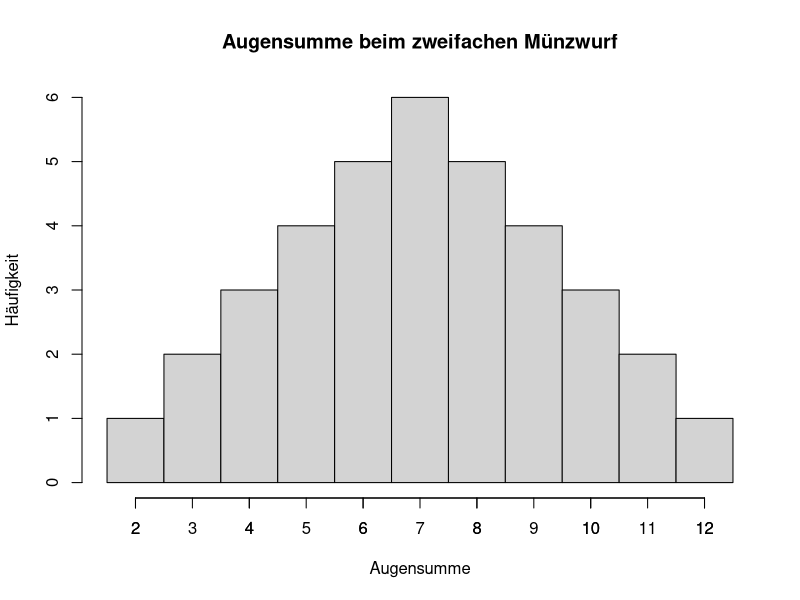
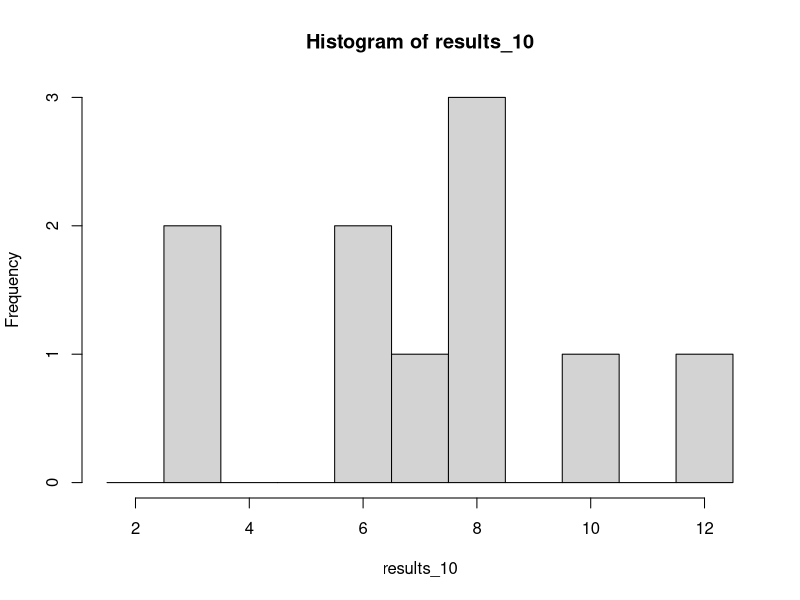
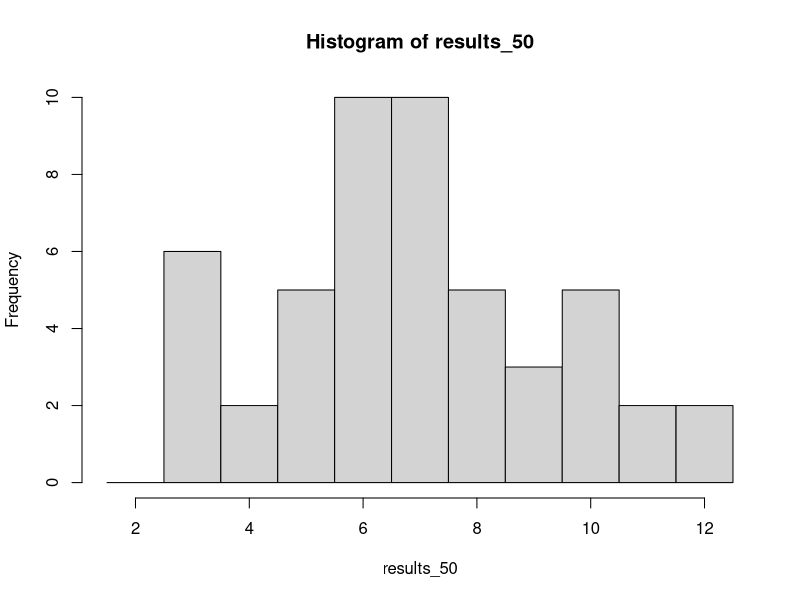
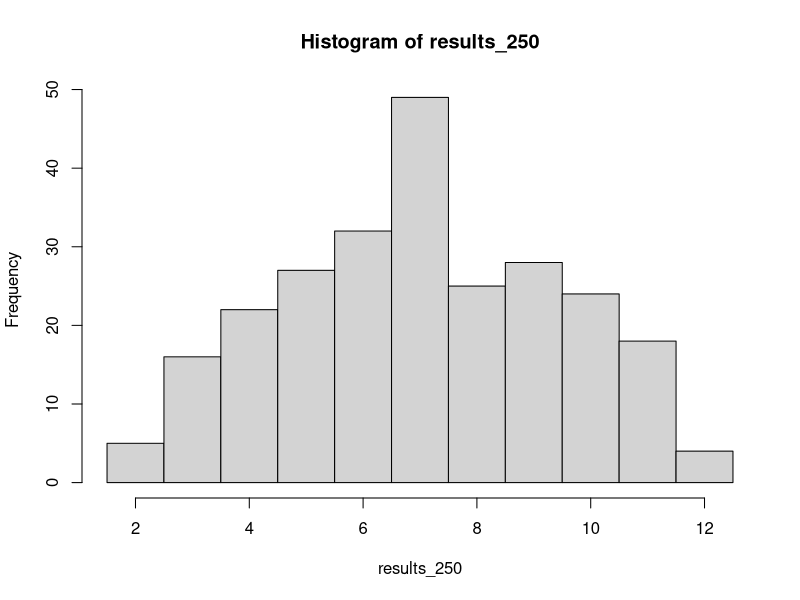
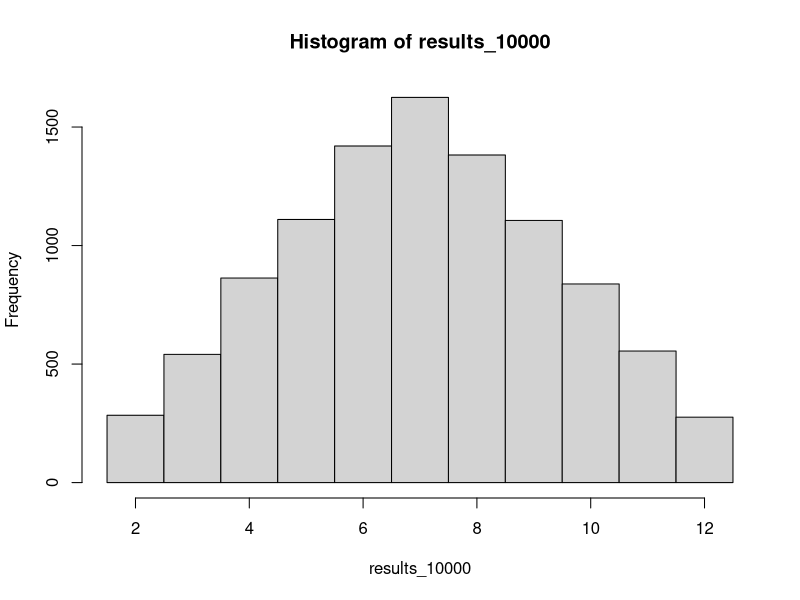
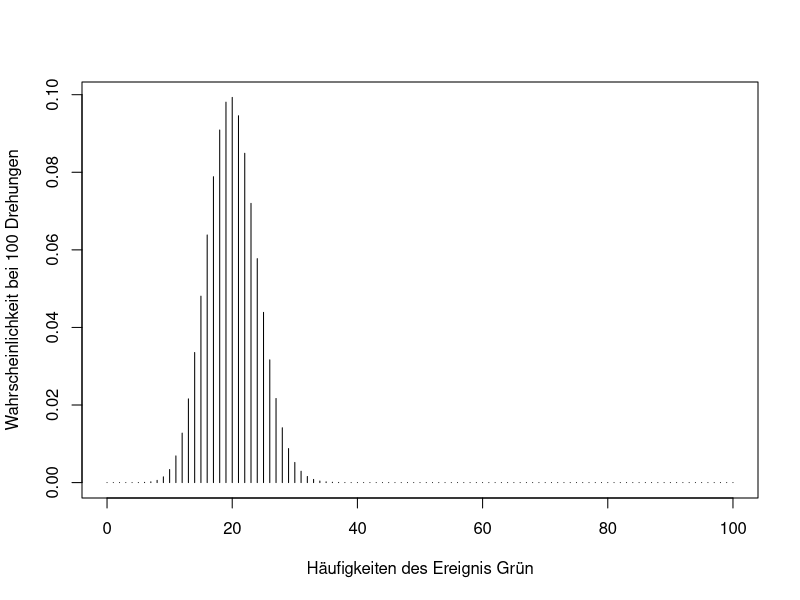
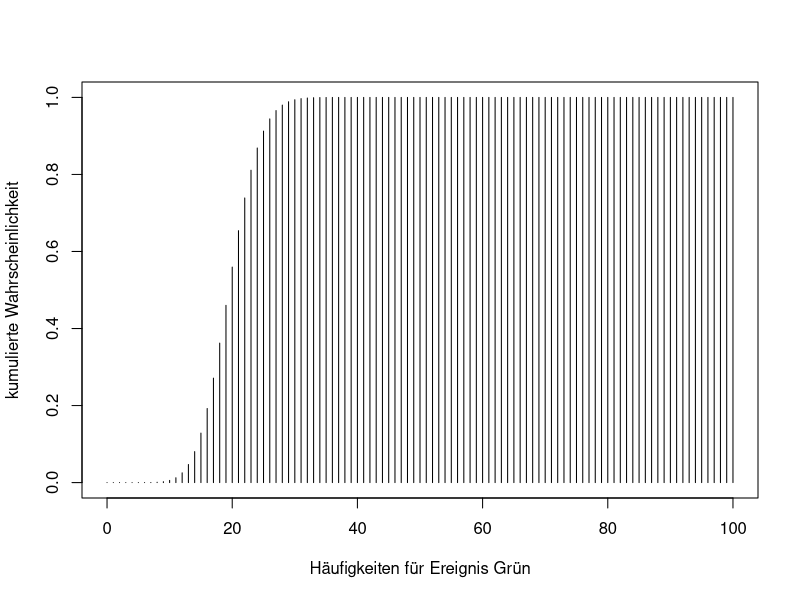
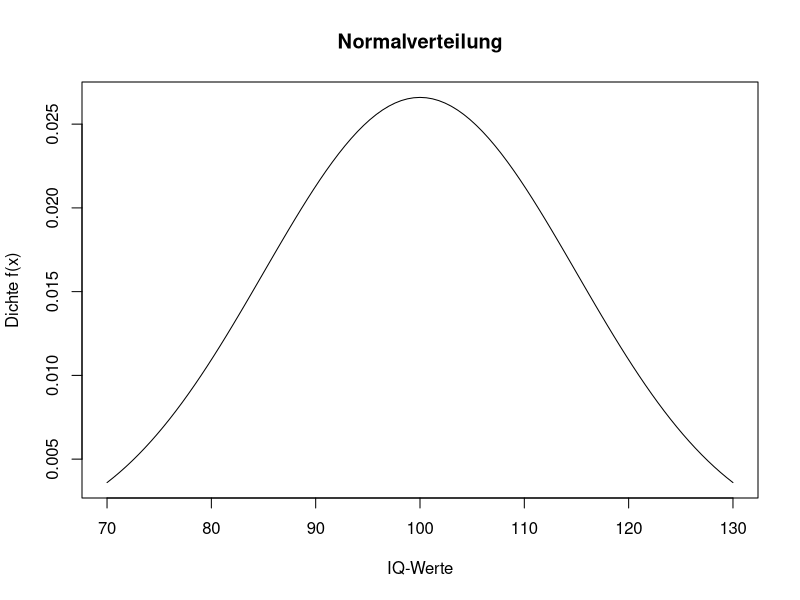

Recreate these plots in R, in order.
wuerfel <- c(1:6)
expand.grid(wuerfel,wuerfel)

pos <- expand.grid(wuerfel,wuerfel) # Abspeichern der möglichen Würfelkombinationen
pos$rowsum <- rowSums(pos) # Augensumme der beiden Würfelspalten
pos$rowsum

hist(rowSums(expand.grid(wuerfel,wuerfel)),
        main = "Augensumme beim zweifachen Münzwurf",
        xlab = "Augensumme",
        ylab = "Häufigkeit",
     breaks = c(1.5:12.5))
axis(1, at = seq(floor(min(rowSums(expand.grid(wuerfel,wuerfel)))), ceiling(max(rowSums(expand.grid(wuerfel,wuerfel)))), by = 1))

x_i <- unique(pos$rowsum) # Alle Ausprägungen der Zufallsvariable
pi_i <- prop.table(table(pos$rowsum)) # Wahrscheinlichkeit der Ausprägung xi (über die relative Häufigkeit)
e_x <- sum(x_i * pi_i) # Berechnung des Erwartungswerts
e_x



sample(x = wuerfel, size = 1)

sample(x = wuerfel, size = 2, replace = TRUE)

sum(sample(x = wuerfel, size = 2, replace = TRUE)) 

replicate(n = 10, expr = sum(sample(x = wuerfel, size = 2, replace = TRUE)))

replicate(n = 10, expr = sum(sample(x = wuerfel, size = 2, replace = TRUE)))

set.seed(500)
replicate(n = 10, expr = sum(sample(x = wuerfel, size = 2, replace = TRUE)))

set.seed(500)
results_10 <- sample(x = wuerfel, size = 2, replace = TRUE) |> sum() |> replicate(n = 10)
results_10

## Häufigkeitsverteilung

hist(results_10,xlim = c(1.5,12.5), breaks = c(1.5:12.5))

set.seed(500)
results_50 <- sample(x = wuerfel, size = 2, replace = TRUE) |> sum() |> replicate(n = 50)
hist(results_50, xlim = c(1.5,12.5), breaks = c(1.5:12.5))
results_250 <- sample(x = wuerfel, size = 2, replace = TRUE) |> sum() |> replicate(n = 250)
hist(results_250, xlim = c(1.5,12.5), breaks = c(1.5:12.5))
results_10000 <- sample(x = wuerfel, size = 2, replace = TRUE) |> sum() |> replicate(n = 10000)
hist(results_10000, xlim = c(1.5,12.5), breaks = c(1.5:12.5))

mean(results_10)
mean(results_50)
mean(results_250)
mean(results_10000)

## Binomialverteilung

choose(n = 100, k = 20) * 0.2^20 * 0.8^80

dbinom(x = 20, size = 100, prob = 0.2) 

x <- c(0:100)   # alle möglichen Werte für x in unserem Beispiel
probs <- dbinom(x, size = 100, prob = 0.2) #Wahrscheinlichkeiten für alle möglichen Werte
plot(x = x, 
     y = probs, 
     type = "h", 
     xlab = "Häufigkeiten des Ereignis Grün", 
     ylab = "Wahrscheinlichkeit bei 100 Drehungen")





pbinom(q = 20, size = 100, prob = 0.2, lower.tail = TRUE)

pbinom(q = 20, size = 100, prob = 0.2, lower.tail = TRUE) - pbinom(q = 14, size = 100, prob = 0.2, lower.tail = TRUE)

x <- c(0:100)   # alle möglichen Werte für x in unserem Beispiel
probs <- pbinom(x, size = 100, prob = 0.2, lower.tail = TRUE) #Wahrscheinlichkeiten für alle möglichen Werte
plot(x = x, y = probs, type = "h", 
     xlab = "Häufigkeiten für Ereignis Grün", 
     ylab = "kumulierte Wahrscheinlichkeit")





qbinom(p = 0.3, size = 100, prob = 0.2, lower.tail = TRUE)



rbinom(n = 2, size = 100, prob = 0.2) # 100-fache Drehung mit einer Trefferwahrscheinlichkeit 0.2 wird 2-Mal durchgeführt



## Stetige Zufallsvariablen

dnorm(x = 114.3, mean = 100, sd = 15) 

1 / (15 * sqrt(2 * pi)) * exp(-0.5 * ((114.3 - 100) / 15)^2)

curve(expr = dnorm(x, mean = 100, sd = 15), 
      from = 70, 
      to = 130, 
      main = "Normalverteilung", 
      xlab = "IQ-Werte",
      ylab = "Dichte f(x)")





pnorm(114.3, mean = 100, sd = 15, lower.tail = TRUE)

integrate(f = dnorm, lower = -Inf, upper = 114.3, mean = 100, sd = 15)

curve(expr = pnorm(x, mean = 100, sd = 15, lower.tail = TRUE),
     from = 70,
     to = 130,
     main = "Verteilungsfunktion", 
     xlab = "IQ-Werte",
     ylab = "F(x)")



qnorm(p = 0.5, mean = 100, sd = 15, lower.tail = TRUE)



set.seed(500)                   #zur Konstanthaltung der zufälligen Ergebnisse
rnorm(n = 10, mean = 100, sd = 15)
